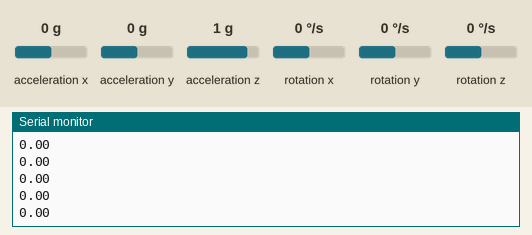
Simulated run of this sketch. Board: ESP8266 (NodeMCU). Parts: the last lines printed to the serial monitor. Wiring (inferred from the names in the program): MPU-6050 motion sensor at I2C address 0x68. The inputs (shaded band) are chosen by the test bench; at power-on: acceleration y 0 g, acceleration x 0 g, acceleration z 1 g, rotation x 0 °/s, rotation y 0 °/s, rotation z 0 °/s.

Above: at 1.3 s.
1.4 s: acceleration y set to -1.4 g
At 1.46 s:
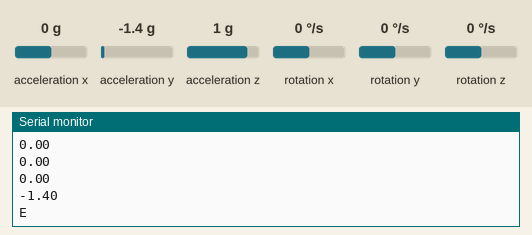
3.0 s: acceleration y set to 0.8 g
At 3.19 s:
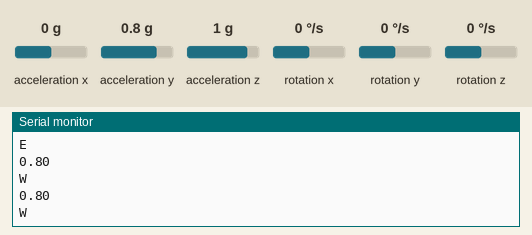
Timing chart, 0 to 6.0 s (numbered marks = the images above; inputs shaded):
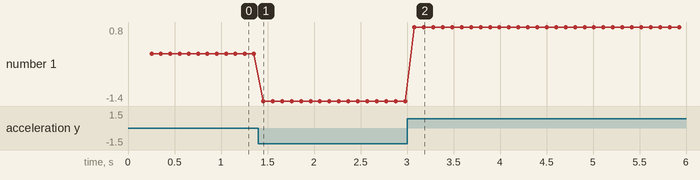

Measured:
- after the input at 1.4 s, the serial monitor: prints a new line after 0.05 s (image 1)
- after the input at 3.0 s, the serial monitor: prints a new line after 0.08 s (image 2)
- plotted number 1: 0 → -1.4 after the input at 1.4 s, -1.4 → 0.8 after the input at 3.0 s

The sketch:

mpu_code.ino
```cpp
#include <Wire.h>
#include <Ticker.h>
void mpu_ISR();
void mpuReset();
void I2C_Write(uint8_t deviceAddress, uint8_t regAddress, uint8_t data);
void Read_RawValue(uint8_t deviceAddress, uint8_t regAddress);
void MPU6050_Init();


// MPU6050 Slave Device Address
const uint8_t MPU6050SlaveAddress = 0x68;

// Select SDA and SCL pins for I2C communication
const uint8_t scl = D6;
const uint8_t sda = D7;

// sensitivity scale factor respective to full scale setting provided in datasheet
const uint16_t AccelScaleFactor = 16384;
const uint16_t GyroScaleFactor = 131;

// MPU6050 few configuration register addresses
const uint8_t MPU6050_REGISTER_SMPLRT_DIV   =  0x19;
const uint8_t MPU6050_REGISTER_USER_CTRL    =  0x6A;
const uint8_t MPU6050_REGISTER_PWR_MGMT_1   =  0x6B;
const uint8_t MPU6050_REGISTER_PWR_MGMT_2   =  0x6C;
const uint8_t MPU6050_REGISTER_CONFIG       =  0x1A;
const uint8_t MPU6050_REGISTER_GYRO_CONFIG  =  0x1B;
const uint8_t MPU6050_REGISTER_ACCEL_CONFIG =  0x1C;
const uint8_t MPU6050_REGISTER_FIFO_EN      =  0x23;
const uint8_t MPU6050_REGISTER_INT_ENABLE   =  0x38;
const uint8_t MPU6050_REGISTER_ACCEL_XOUT_H =  0x3B;
const uint8_t MPU6050_REGISTER_SIGNAL_PATH_RESET  = 0x68;

String ActionToBeDone;
double mpu_value;
bool mpuchange = 0;
Ticker  mpu_tick;
int16_t AccelX, AccelY, AccelZ, Temperature, GyroX, GyroY, GyroZ;
void setup() {
  // put your setup code here, to run once:

  Serial.begin(9600);
  Wire.begin(sda, scl);
  MPU6050_Init();
  mpu_tick.attach_ms(100, mpu_ISR);

}

void loop() {
  // put your main code here, to run repeatedly:
  if (mpuchange) {
    mpuReset();
  }
  ActionToBeDone="";
}

void mpu_ISR() {
  Read_RawValue(MPU6050SlaveAddress, MPU6050_REGISTER_ACCEL_XOUT_H);
  mpu_value = (double)AccelY / AccelScaleFactor;
  Serial.println(mpu_value);
  if (mpu_value>=0.75) {
    mpu_tick.detach();
    ActionToBeDone = "W";
    Serial.println(ActionToBeDone);
    mpuchange=1;
  }
  else if(mpu_value <= -0.75) {
    mpu_tick.detach();
    ActionToBeDone = "E";
    Serial.println(ActionToBeDone);
    mpuchange=1;
  }
}

void mpuReset(){
  mpuchange=0;
  mpu_tick.attach_ms(100, mpu_ISR);
}
void I2C_Write(uint8_t deviceAddress, uint8_t regAddress, uint8_t data) {
  Wire.beginTransmission(deviceAddress);
  Wire.write(regAddress);
  Wire.write(data);
  Wire.endTransmission();
}

// read all 14 register
void Read_RawValue(uint8_t deviceAddress, uint8_t regAddress) {
  Wire.beginTransmission(deviceAddress);
  Wire.write(regAddress);
  Wire.endTransmission();
  Wire.requestFrom(deviceAddress, (uint8_t)14);
  AccelX = (((int16_t)Wire.read() << 8) | Wire.read());
  AccelY = (((int16_t)Wire.read() << 8) | Wire.read());
  AccelZ = (((int16_t)Wire.read() << 8) | Wire.read());
  Temperature = (((int16_t)Wire.read() << 8) | Wire.read());
  GyroX = (((int16_t)Wire.read() << 8) | Wire.read());
  GyroY = (((int16_t)Wire.read() << 8) | Wire.read());
  GyroZ = (((int16_t)Wire.read() << 8) | Wire.read());
}

//configure MPU6050
void MPU6050_Init() {
  delay(150);
  I2C_Write(MPU6050SlaveAddress, MPU6050_REGISTER_SMPLRT_DIV, 0x07);
  I2C_Write(MPU6050SlaveAddress, MPU6050_REGISTER_PWR_MGMT_1, 0x01);
  I2C_Write(MPU6050SlaveAddress, MPU6050_REGISTER_PWR_MGMT_2, 0x00);
  I2C_Write(MPU6050SlaveAddress, MPU6050_REGISTER_CONFIG, 0x00);
  I2C_Write(MPU6050SlaveAddress, MPU6050_REGISTER_GYRO_CONFIG, 0x00);//set +/-250 degree/second full scale
  I2C_Write(MPU6050SlaveAddress, MPU6050_REGISTER_ACCEL_CONFIG, 0x00);// set +/- 2g full scale
  I2C_Write(MPU6050SlaveAddress, MPU6050_REGISTER_FIFO_EN, 0x00);
  I2C_Write(MPU6050SlaveAddress, MPU6050_REGISTER_INT_ENABLE, 0x01);
  I2C_Write(MPU6050SlaveAddress, MPU6050_REGISTER_SIGNAL_PATH_RESET, 0x00);
  I2C_Write(MPU6050SlaveAddress, MPU6050_REGISTER_USER_CTRL, 0x00);
}
```
